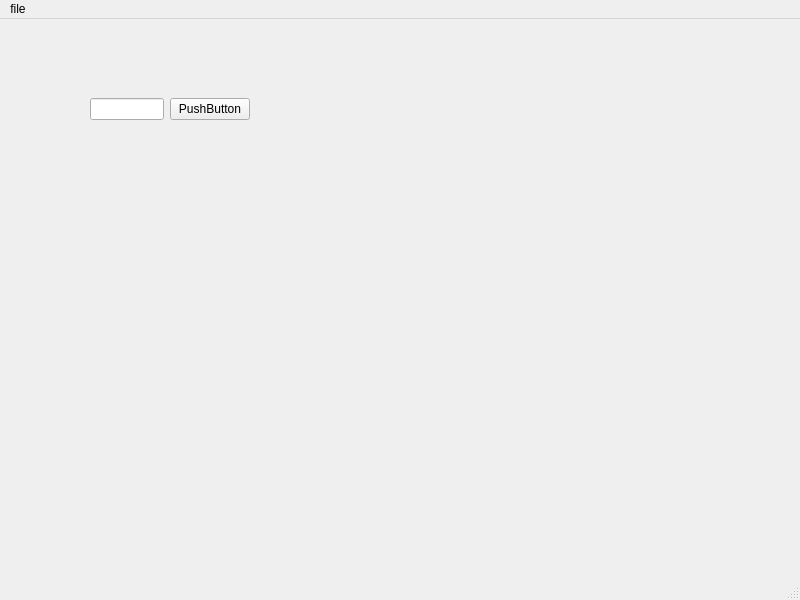
<?xml version="1.0" encoding="UTF-8"?>
<ui version="4.0">
 <class>MainWindow</class>
 <widget class="QMainWindow" name="MainWindow">
  <property name="geometry">
   <rect>
    <x>0</x>
    <y>0</y>
    <width>800</width>
    <height>600</height>
   </rect>
  </property>
  <property name="windowTitle">
   <string>MainWindow</string>
  </property>
  <widget class="QWidget" name="centralwidget">
   <widget class="QWidget" name="horizontalLayoutWidget">
    <property name="geometry">
     <rect>
      <x>90</x>
      <y>50</y>
      <width>160</width>
      <height>80</height>
     </rect>
    </property>
    <layout class="QHBoxLayout" name="horizontalLayout">
     <item>
      <widget class="QLineEdit" name="lineEdit"/>
     </item>
     <item>
      <widget class="QPushButton" name="pushButton">
       <property name="text">
        <string>PushButton</string>
       </property>
      </widget>
     </item>
    </layout>
   </widget>
  </widget>
  <widget class="QMenuBar" name="menubar">
   <property name="geometry">
    <rect>
     <x>0</x>
     <y>0</y>
     <width>800</width>
     <height>26</height>
    </rect>
   </property>
   <widget class="QMenu" name="menufile">
    <property name="title">
     <string>file</string>
    </property>
    <addaction name="actionopen"/>
    <addaction name="separator"/>
    <addaction name="actionexit"/>
   </widget>
   <addaction name="menufile"/>
  </widget>
  <widget class="QStatusBar" name="statusbar"/>
  <action name="actionopen">
   <property name="text">
    <string>open</string>
   </property>
  </action>
  <action name="actionexit">
   <property name="text">
    <string>exit</string>
   </property>
  </action>
 </widget>
 <resources/>
 <connections/>
</ui>
